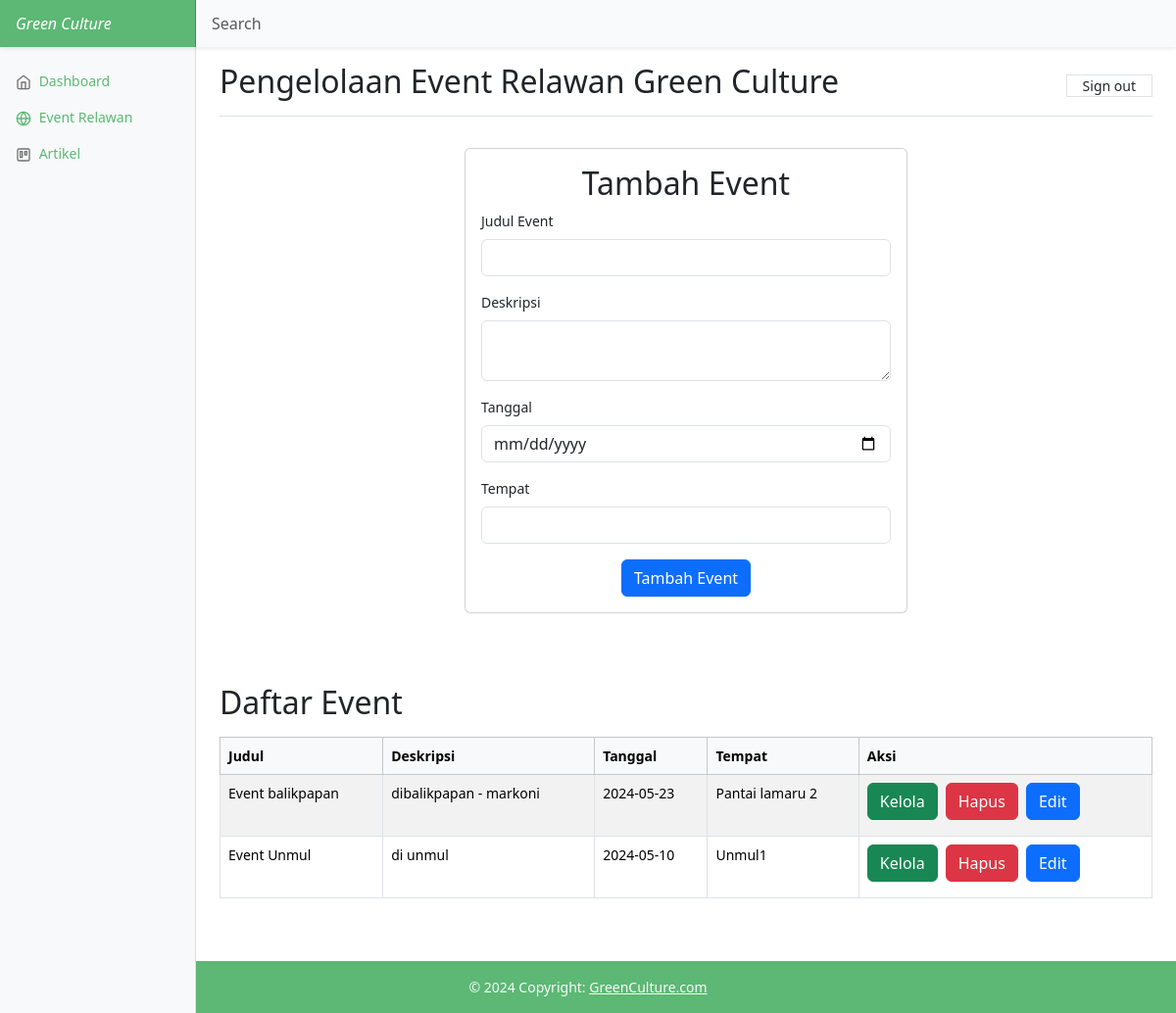
Page /code/dbadmin/eventrelawan.php (signed in) on the earlier database version.
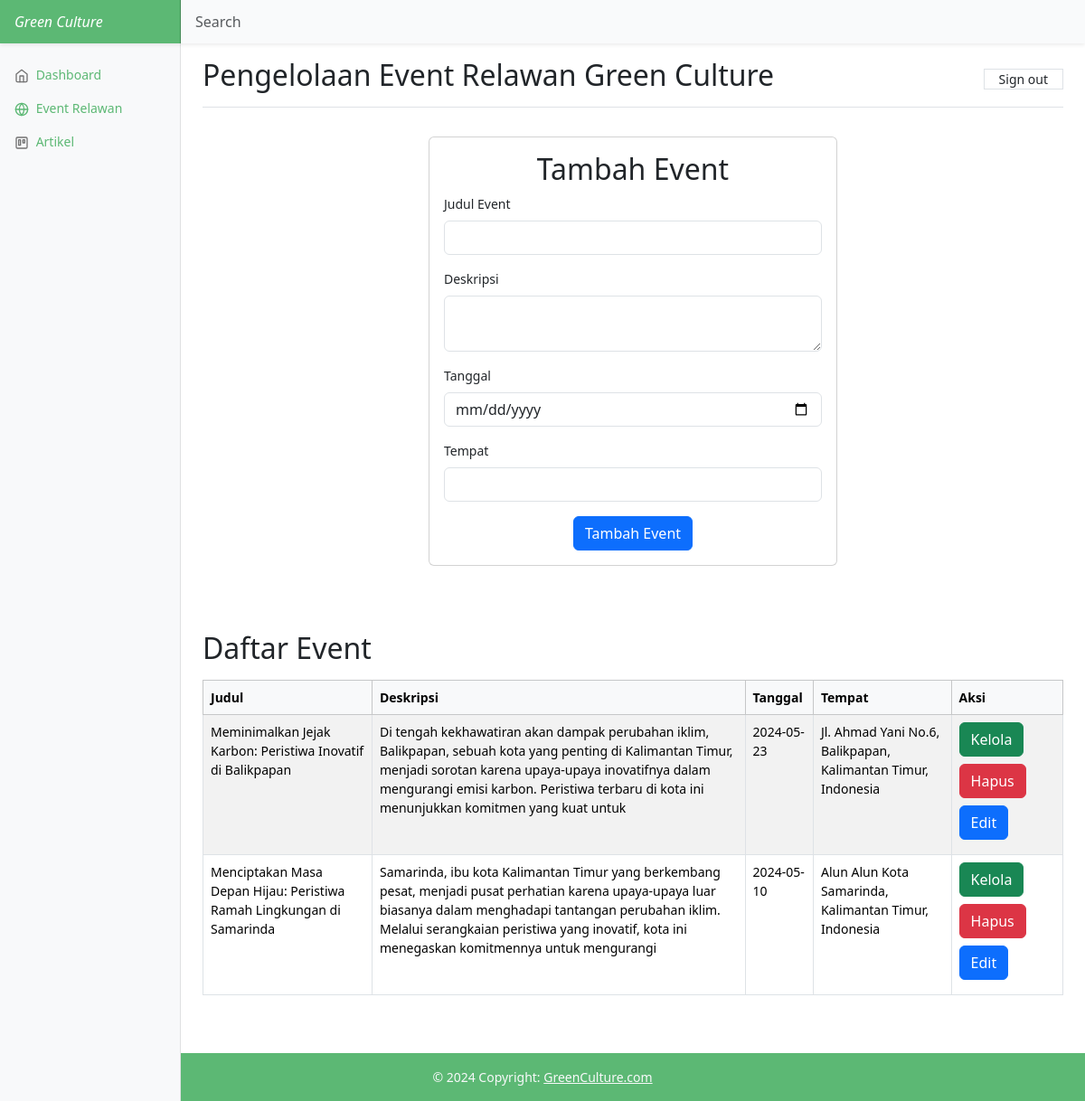
Same page on the later database version.
### tables this page shows
CREATE TABLE `event` (
  `id_event` int(11) NOT NULL,
  `judul` varchar(100) NOT NULL,
  `deskripsi` varchar(255) NOT NULL,
  `tanggal` date NOT NULL,
  `tempat` varchar(100) NOT NULL
);

### code/dbadmin/eventrelawan.php (the view, shortened to what this page needs)
<?php
include '../../koneksi.php';
$query = "SELECT * FROM event";
$result = $conn->query($query);
?>
<!DOCTYPE html>
<html lang="en">
<head>
    <link href="https://cdn.jsdelivr.net/npm/bootstrap@5.0.2/dist/css/bootstrap.min.css" rel="stylesheet" />
    <link href="../assets/dist/css/bootstrap.min.css" rel="stylesheet">
    <link href="dashboard.css" rel="stylesheet">
</head>
<body>
    <header class="navbar navbar-dark sticky-top bg-light flex-md-nowrap p-0 shadow-sm">
        <a class="navbar-brand col-md-3 col-lg-2 me-0 px-3 fst-italic" href="#" style="background-color: #5cb874;">Green Culture</a>
        <input class="form-control form-control-dark w-100" type="text" placeholder="Search" aria-label="Search">
    </header>
    <div class="container-fluid">
        <div class="row">
            <nav id="sidebarMenu" class="col-md-3 col-lg-2 d-md-block bg-light sidebar collapse">
                <div class="position-sticky pt-3">
                    <ul class="nav flex-column">
                        <li class="nav-item">
                            <a class="nav-link" aria-current="page" href="dashboardadmin.php" style="color: #5cb874;">
                                <span data-feather="home"></span>
                                Dashboard
                            </a>
                        </li>
                        <li class="nav-item">
                            <a class="nav-link active" href="eventrelawan.php" style="color: #5cb874;">
                                <span data-feather="globe"></span>
                                Event Relawan
                            </a>
                        </li>
                        <li class="nav-item">
                            <a class="nav-link" href="artikeladmin.php" style="color: #5cb874;">
                                <span data-feather="trello"></span>
                                Artikel
                            </a>
                        </li>
                    </ul>
                </div>
            </nav>
            <main class="col-md-9 ms-sm-auto col-lg-10 px-md-4">
                <div class="d-flex justify-content-between flex-wrap flex-md-nowrap align-items-center pt-3 pb-2 mb-3 border-bottom">
                    <h1 class="h2">Pengelolaan Event Relawan Green Culture</h1>
                    <a class="nav-link px-3 border" href="#" data-bs-toggle="modal" data-bs-target="#logoutModal">Sign out</a>
                </div>
                <div class="container">
                    <div class="row justify-content-center">
                        <div class="col-md-6">
                            <div class="card mt-3 mb-5">
                                <div class="card-body">
                                    <h2 class="text-center">Tambah Event</h2>
                                    <form method="POST">
                                        <div class="mb-3">
                                            <label for="judul" class="form-label">Judul Event</label>
                                            <input type="text" class="form-control" id="judul" name="judul">
                                        </div>
                                        <div class="mb-3">
                                            <label for="deskripsi" class="form-label">Deskripsi</label>
                                            <textarea class="form-control" id="deskripsi" name="deskripsi"></textarea>
                                        </div>
                                        <div class="mb-3">
                                            <label for="tanggal" class="form-label">Tanggal</label>
                                            <input type="date" class="form-control" id="tanggal" name="tanggal">
                                        </div>
                                        <div class="mb-3">
                                            <label for="tempat" class="form-label">Tempat</label>
                                            <input type="text" class="form-control" id="tempat" name="tempat">
                                        </div>
                                        <div class="text-center">
                                            <button type="submit" class="btn btn-primary" name="tambah_event">Tambah Event</button>
                                        </div>
                                    </form>
                                </div>
                            </div>
                        </div>
                    </div>
                </div>
                <div class="table-responsive">
                    <h2 class="mt-4 mb-3 text-start">Daftar Event</h2>
                    <table class="table table-striped table-bordered">
                        <thead class="table-light">
                            <tr>
                                <th>Judul</th>
                                <th>Deskripsi</th>
                                <th>Tanggal</th>
                                <th>Tempat</th>
                                <th>Aksi</th>
                            </tr>
                        </thead>
                        <tbody>
                            <?php
                            if ($result->num_rows > 0) {
                                while ($row = $result->fetch_assoc()) {
                                    echo "<tr>";
                                    echo "<td>" . $row['judul'] . "</td>";
                                    echo "<td>" . $row['deskripsi'] . "</td>";
                                    echo "<td>" . $row['tanggal'] . "</td>";
                                    echo "<td>" . $row['tempat'] . "</td>";
                                    echo "<td>";
                                    echo "<a href='../kelolaevent.php?id=" . $row['id_event'] . "' class='btn btn-success me-2 mb-2'>Kelola</a>";
                                    echo "<a href='#' onclick='confirmDelete(" . $row['id_event'] . ")' class='btn btn-danger me-2 mb-2'>Hapus</a>";
                                    echo "<a href='crudadmin/editevent.php?id=" . $row['id_event'] . "' class='btn btn-primary mb-2'>Edit</a>";
                                    echo "</td>";
                                    echo "</tr>";
                                }
                            } else {
                                echo "<tr><td colspan='5'>Tidak ada event.</td></tr>";
                            }
                            ?>
                        </tbody>
                    </table>
                </div>
            </main>
        </div>
    </div>
    <footer class="bg-body-tertiary text-center text-lg-start text-light mt-5">
        <div class="text-center p-3" style="background-color: #5cb874;">
            © 2024 Copyright:
            <a class="text-light" href="">GreenCulture.com</a>
        </div>
    </footer>
</body>
</html>

### code/dbadmin/dashboard.css (style rules this page uses)
body { font-size: .875rem; }
.feather { width: 16px; height: 16px; vertical-align: text-bottom; }
.sidebar { position: fixed; top: 0; bottom: 0; left: 0; z-index: 100; padding: 48px 0 0; box-shadow: inset -1px 0 0 rgba(0, 0, 0, .1); }
.sidebar .nav-link { font-weight: 500; color: #333; }
.sidebar .nav-link .feather { margin-right: 4px; color: #727272; }
.sidebar .nav-link.active { color: #2470dc; }
.sidebar .nav-link:hover .feather, .sidebar .nav-link.active .feather { color: inherit; }
.navbar-brand { padding-top: .75rem; padding-bottom: .75rem; font-size: 1rem; background-color: rgba(0, 0, 0, .25); box-shadow: inset -1px 0 0 rgba(0, 0, 0, .25); }
.navbar .form-control { padding: .75rem 1rem; border-width: 0; border-radius: 0; }
.form-control-dark { color: #fff; background-color: rgba(255, 255, 255, .1); border-color: rgba(255, 255, 255, .1); }

Differences in the rows shown:
changed event: judul "Event balikpapan" → "Meminimalkan Jejak Karbon: Peristiwa Inovatif di Balikpapan"; deskripsi "dibalikpapan - markoni" → "Di tengah kekhawatiran akan dampak perubahan iklim, Balikpapan, sebuah kota yang penting di Kalimantan Timur, menjadi sorotan karena upaya-upaya inovatifnya dalam mengurangi emisi karbon. Peristiwa terbaru di kota ini menunjukkan komitmen yang kuat untuk"; tempat "Pantai lamaru 2" → "Jl. Ahmad Yani No.6, Balikpapan, Kalimantan Timur, Indonesia"
changed event: judul "Event Unmul" → "Menciptakan Masa Depan Hijau: Peristiwa Ramah Lingkungan di Samarinda"; deskripsi "di unmul" → "Samarinda, ibu kota Kalimantan Timur yang berkembang pesat, menjadi pusat perhatian karena upaya-upaya luar biasanya dalam menghadapi tantangan perubahan iklim. Melalui serangkaian peristiwa yang inovatif, kota ini menegaskan komitmennya untuk mengurangi"; tempat "Unmul1" → "Alun Alun Kota Samarinda, Kalimantan Timur, Indonesia"
